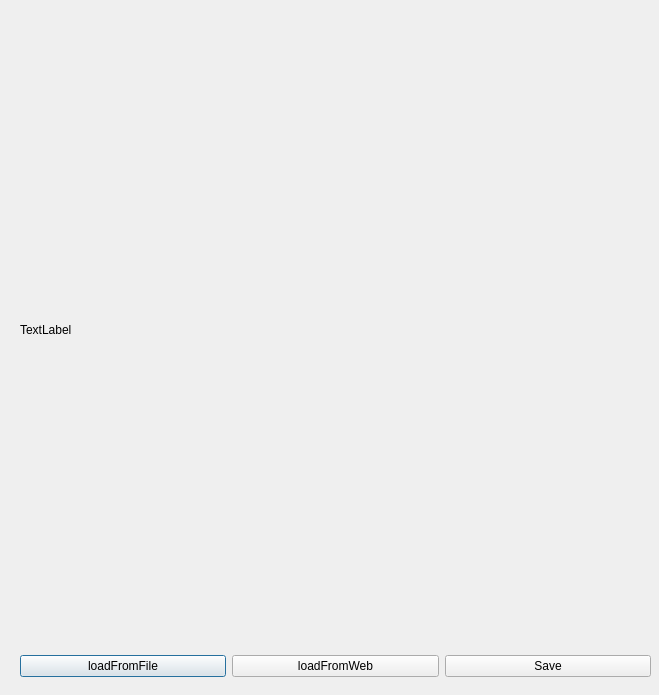
<?xml version="1.0" encoding="UTF-8"?>
<ui version="4.0">
 <class>Dialog</class>
 <widget class="QDialog" name="Dialog">
  <property name="geometry">
   <rect>
    <x>0</x>
    <y>0</y>
    <width>659</width>
    <height>695</height>
   </rect>
  </property>
  <property name="windowTitle">
   <string>Dialog</string>
  </property>
  <widget class="QLabel" name="lbl_picture">
   <property name="geometry">
    <rect>
     <x>20</x>
     <y>30</y>
     <width>600</width>
     <height>600</height>
    </rect>
   </property>
   <property name="text">
    <string>TextLabel</string>
   </property>
  </widget>
  <widget class="QWidget" name="">
   <property name="geometry">
    <rect>
     <x>20</x>
     <y>650</y>
     <width>631</width>
     <height>32</height>
    </rect>
   </property>
   <layout class="QHBoxLayout" name="horizontalLayout">
    <item>
     <widget class="QPushButton" name="btn_loadFromFile">
      <property name="text">
       <string>loadFromFile</string>
      </property>
     </widget>
    </item>
    <item>
     <widget class="QPushButton" name="btn_loadFromWeb">
      <property name="text">
       <string>loadFromWeb</string>
      </property>
     </widget>
    </item>
    <item>
     <widget class="QPushButton" name="btn_savePicture">
      <property name="text">
       <string>Save</string>
      </property>
     </widget>
    </item>
   </layout>
  </widget>
 </widget>
 <resources/>
 <connections/>
</ui>
